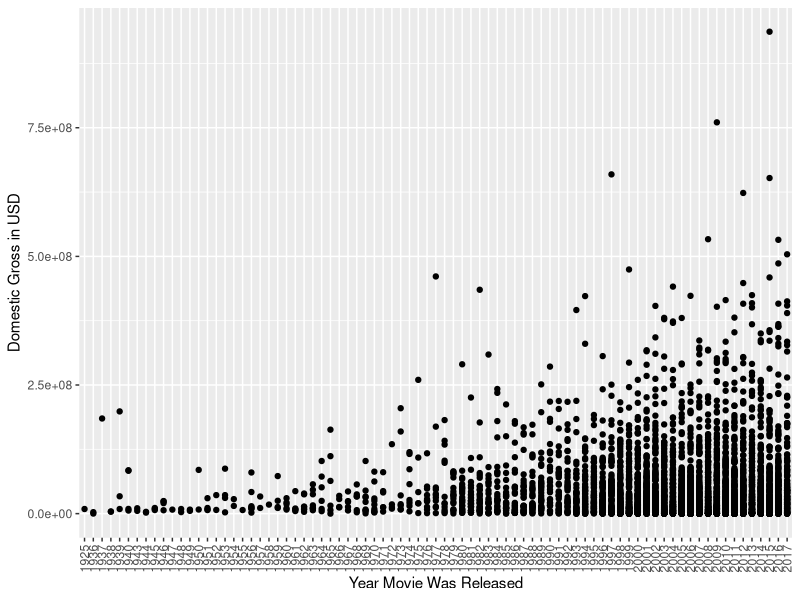
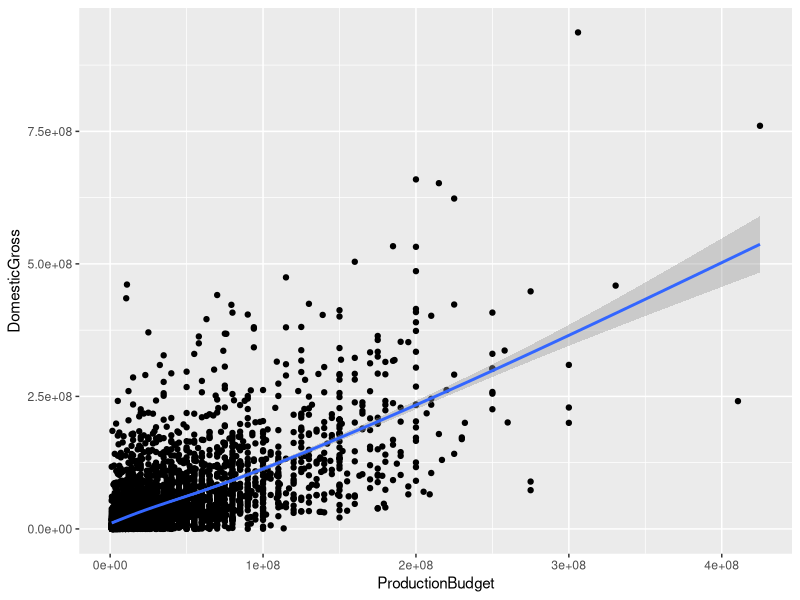
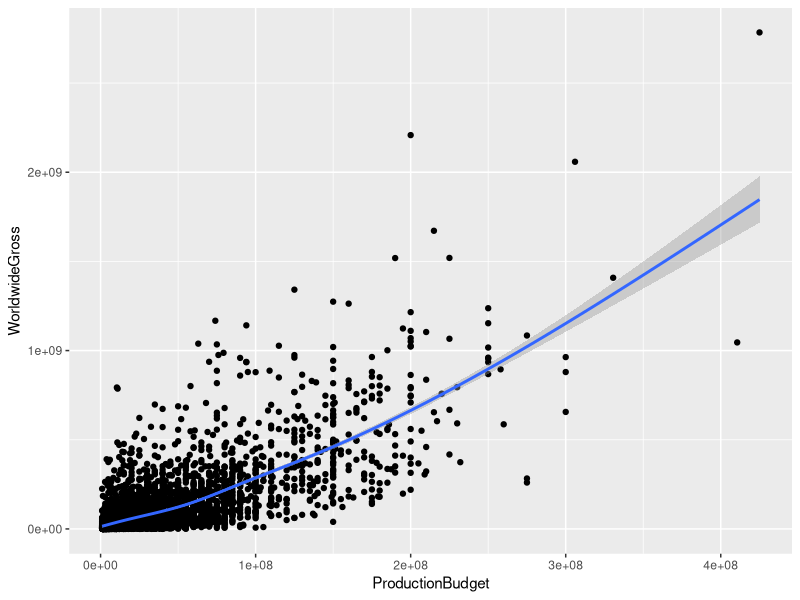
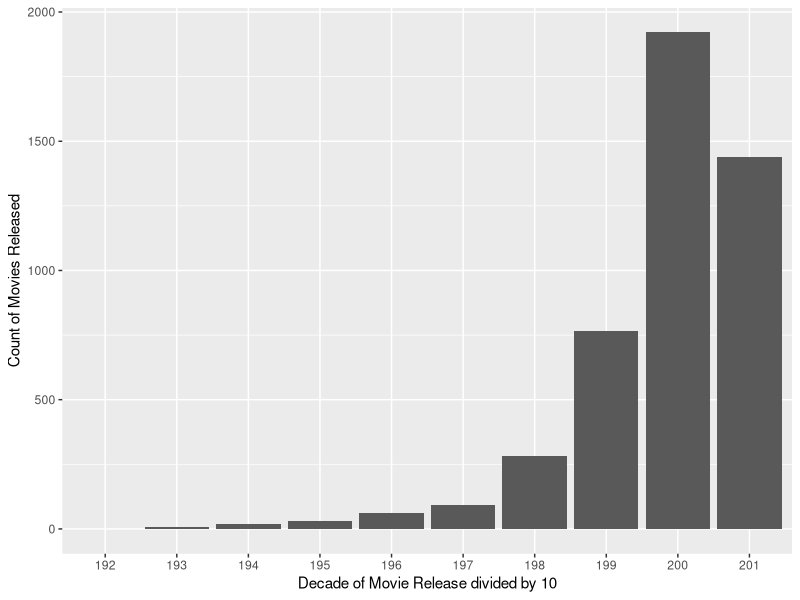
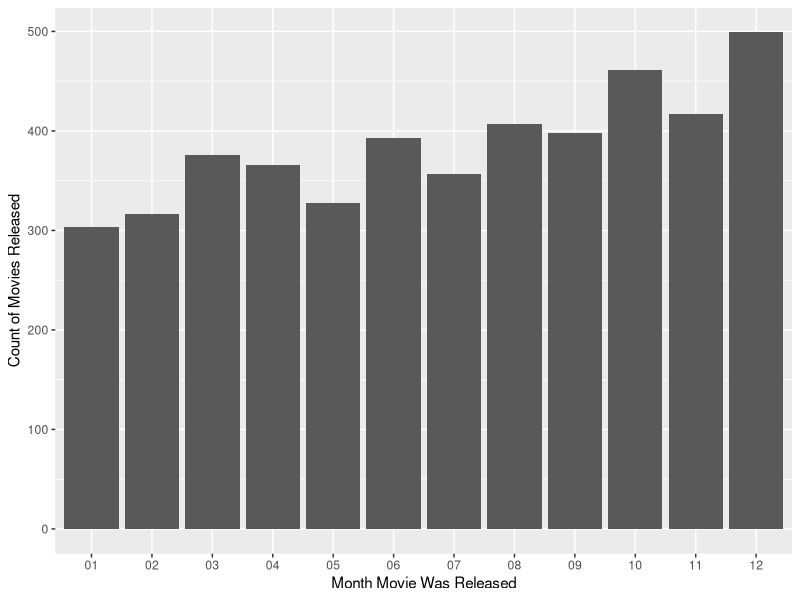
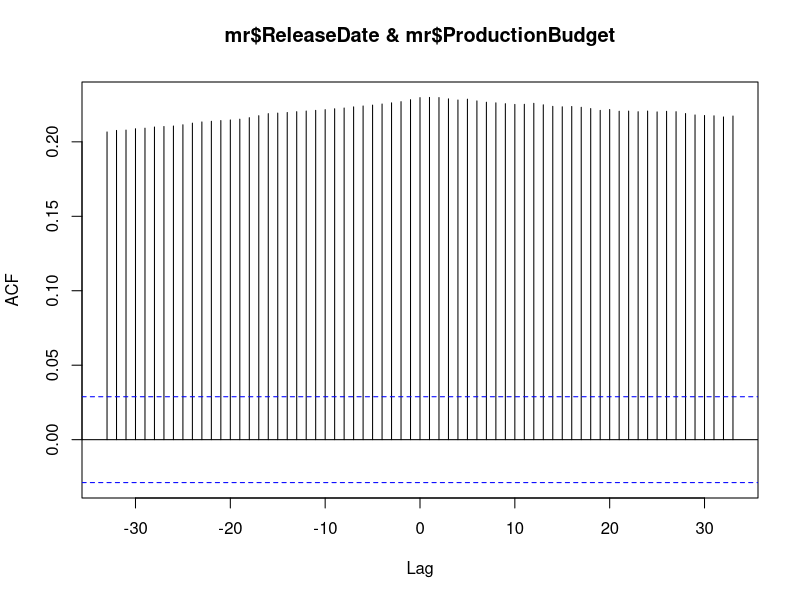

The R source for these figures, in order:
## ---- chunk 1
knitr::opts_chunk$set(echo = TRUE)
library(tidyverse)
## ---- chunk 2
mr <- read.csv('Movies.csv')
mr$ReleaseDate <- lubridate::as_date(mr$ReleaseDate)
summary(mr)
head(mr)
## ---- chunk 3
ggplot(mr, aes(x = substr(ReleaseDate, 1, 4), y = DomesticGross)) +
  geom_point() +
  xlab("Year Movie Was Released") + ylab("Domestic Gross in USD") +
  theme(axis.text.x = element_text(angle = 90, vjust = 0.5, hjust=1))
## ---- chunk 4
ggplot(mr, aes(x = ProductionBudget, y = DomesticGross)) +
  geom_point() + 
  geom_smooth()
## ---- chunk 5
ggplot(mr, aes(x = ProductionBudget, y = WorldwideGross)) +
  geom_point() + 
  geom_smooth()
## ---- chunk 6
ggplot(data = mr) +
  geom_bar(mapping = aes(x = factor(substr(ReleaseDate, 1, 3)) )) +
  xlab("Decade of Movie Release divided by 10") + ylab("Count of Movies Released")
## ---- chunk 7
ggplot(data = mr) +
  geom_bar(mapping = aes(x = factor(substr(ReleaseDate, 6, 7)))) +
  xlab("Month Movie Was Released") + ylab("Count of Movies Released")
## ---- chunk 8
ccf(mr$ReleaseDate, mr$ProductionBudget)
